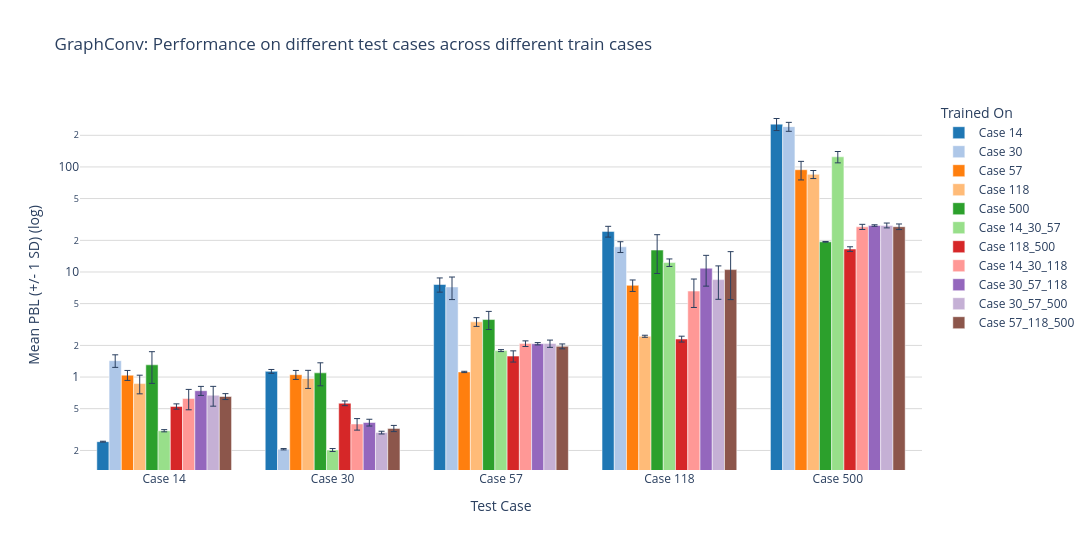

Source (notebook cell):
### Code cell
means = graphconv_means.T
stds = graphconv_stds.T

fig_graphconv = plot_grouped_bar_chart_interactive(means, stds, "GraphConv")

### Figure 1 — Plotly figure (JSON) as saved in the notebook; plotly's stock layout.template omitted (floating-point values rounded to 4 significant figures)
{"data": [{"customdata": [["Case 14", 0.002372], ["Case 14", 0.04813], ["Case 14", 1.174], ["Case 14", 2.865], ["Case 14", 33.59]], "error_y": {"array": [0.002372, 0.04813, 1.174, 2.865, 33.59], "thickness": 1.0, "type": "data", "visible": true, "width": 3}, "hovertemplate": "Trained on: %{customdata[0]}<br>Mean PBL: %{y:.4g}<br>Std Dev: %{customdata[1]:.4g}<extra></extra>", "marker": {"color": "rgba(31, 119, 180, 1.000)"}, "name": "Case 14", "type": "bar", "x": ["Case 14", "Case 30", "Case 57", "Case 118", "Case 500"], "y": [0.2426, 1.132, 7.602, 24.34, 255.5]}, {"customdata": [["Case 30", 0.196], ["Case 30", 0.00301], ["Case 30", 1.747], ["Case 30", 2.048], ["Case 30", 23.67]], "error_y": {"array": [0.196, 0.00301, 1.747, 2.048, 23.67], "thickness": 1.0, "type": "data", "visible": true, "width": 3}, "hovertemplate": "Trained on: %{customdata[0]}<br>Mean PBL: %{y:.4g}<br>Std Dev: %{customdata[1]:.4g}<extra></extra>", "marker": {"color": "rgba(174, 199, 232, 1.000)"}, "name": "Case 30", "type": "bar", "x": ["Case 14", "Case 30", "Case 57", "Case 118", "Case 500"], "y": [1.432, 0.2056, 7.208, 17.37, 242.0]}, {"customdata": [["Case 57", 0.1134], ["Case 57", 0.1031], ["Case 57", 0.01574], ["Case 57", 0.9337], ["Case 57", 18.9]], "error_y": {"array": [0.1134, 0.1031, 0.01574, 0.9337, 18.9], "thickness": 1.0, "type": "data", "visible": true, "width": 3}, "hovertemplate": "Trained on: %{customdata[0]}<br>Mean PBL: %{y:.4g}<br>Std Dev: %{customdata[1]:.4g}<extra></extra>", "marker": {"color": "rgba(255, 127, 14, 1.000)"}, "name": "Case 57", "type": "bar", "x": ["Case 14", "Case 30", "Case 57", "Case 118", "Case 500"], "y": [1.042, 1.053, 1.118, 7.461, 94.08]}, {"customdata": [["Case 118", 0.1747], ["Case 118", 0.1896], ["Case 118", 0.3201], ["Case 118", 0.05457], ["Case 118", 7.486]], "error_y": {"array": [0.1747, 0.1896, 0.3201, 0.05457, 7.486], "thickness": 1.0, "type": "data", "visible": true, "width": 3}, "hovertemplate": "Trained on: %{customdata[0]}<br>Mean PBL: %{y:.4g}<br>Std Dev: %{customdata[1]:.4g}<extra></extra>", "marker": {"color": "rgba(255, 187, 120, 1.000)"}, "name": "Case 118", "type": "bar", "x": ["Case 14", "Case 30", "Case 57", "Case 118", "Case 500"], "y": [0.8667, 0.9688, 3.354, 2.446, 85.0]}, {"customdata": [["Case 500", 0.437], ["Case 500", 0.2706], ["Case 500", 0.691], ["Case 500", 6.488], ["Case 500", 0.1462]], "error_y": {"array": [0.437, 0.2706, 0.691, 6.488, 0.1462], "thickness": 1.0, "type": "data", "visible": true, "width": 3}, "hovertemplate": "Trained on: %{customdata[0]}<br>Mean PBL: %{y:.4g}<br>Std Dev: %{customdata[1]:.4g}<extra></extra>", "marker": {"color": "rgba(44, 160, 44, 1.000)"}, "name": "Case 500", "type": "bar", "x": ["Case 14", "Case 30", "Case 57", "Case 118", "Case 500"], "y": [1.307, 1.096, 3.525, 16.16, 19.37]}, {"customdata": [["Case 14_30_57", 0.007424], ["Case 14_30_57", 0.006505], ["Case 14_30_57", 0.03875], ["Case 14_30_57", 1.011], ["Case 14_30_57", 15.44]], "error_y": {"array": [0.007424, 0.006505, 0.03875, 1.011, 15.44], "thickness": 1.0, "type": "data", "visible": true, "width": 3}, "hovertemplate": "Trained on: %{customdata[0]}<br>Mean PBL: %{y:.4g}<br>Std Dev: %{customdata[1]:.4g}<extra></extra>", "marker": {"color": "rgba(152, 223, 138, 1.000)"}, "name": "Case 14_30_57", "type": "bar", "x": ["Case 14", "Case 30", "Case 57", "Case 118", "Case 500"], "y": [0.3084, 0.2021, 1.786, 12.3, 124.8]}, {"customdata": [["Case 118_500", 0.03047], ["Case 118_500", 0.02945], ["Case 118_500", 0.1932], ["Case 118_500", 0.1476], ["Case 118_500", 0.8388]], "error_y": {"array": [0.03047, 0.02945, 0.1932, 0.1476, 0.8388], "thickness": 1.0, "type": "data", "visible": true, "width": 3}, "hovertemplate": "Trained on: %{customdata[0]}<br>Mean PBL: %{y:.4g}<br>Std Dev: %{customdata[1]:.4g}<extra></extra>", "marker": {"color": "rgba(214, 39, 40, 1.000)"}, "name": "Case 118_500", "type": "bar", "x": ["Case 14", "Case 30", "Case 57", "Case 118", "Case 500"], "y": [0.5251, 0.563, 1.582, 2.3, 16.54]}, {"customdata": [["Case 14_30_118", 0.1374], ["Case 14_30_118", 0.04495], ["Case 14_30_118", 0.1283], ["Case 14_30_118", 1.987], ["Case 14_30_118", 1.515]], "error_y": {"array": [0.1374, 0.04495, 0.1283, 1.987, 1.515], "thickness": 1.0, "type": "data", "visible": true, "width": 3}, "hovertemplate": "Trained on: %{customdata[0]}<br>Mean PBL: %{y:.4g}<br>Std Dev: %{customdata[1]:.4g}<extra></extra>", "marker": {"color": "rgba(255, 152, 150, 1.000)"}, "name": "Case 14_30_118", "type": "bar", "x": ["Case 14", "Case 30", "Case 57", "Case 118", "Case 500"], "y": [0.6252, 0.3574, 2.082, 6.582, 26.9]}, {"customdata": [["Case 30_57_118", 0.07317], ["Case 30_57_118", 0.02741], ["Case 30_57_118", 0.05324], ["Case 30_57_118", 3.533], ["Case 30_57_118", 0.4562]], "error_y": {"array": [0.07317, 0.02741, 0.05324, 3.533, 0.4562], "thickness": 1.0, "type": "data", "visible": true, "width": 3}, "hovertemplate": "Trained on: %{customdata[0]}<br>Mean PBL: %{y:.4g}<br>Std Dev: %{customdata[1]:.4g}<extra></extra>", "marker": {"color": "rgba(148, 103, 189, 1.000)"}, "name": "Case 30_57_118", "type": "bar", "x": ["Case 14", "Case 30", "Case 57", "Case 118", "Case 500"], "y": [0.7415, 0.3691, 2.075, 10.87, 27.69]}, {"customdata": [["Case 30_57_500", 0.1435], ["Case 30_57_500", 0.008894], ["Case 30_57_500", 0.1655], ["Case 30_57_500", 2.967], ["Case 30_57_500", 1.474]], "error_y": {"array": [0.1435, 0.008894, 0.1655, 2.967, 1.474], "thickness": 1.0, "type": "data", "visible": true, "width": 3}, "hovertemplate": "Trained on: %{customdata[0]}<br>Mean PBL: %{y:.4g}<br>Std Dev: %{customdata[1]:.4g}<extra></extra>", "marker": {"color": "rgba(197, 176, 213, 1.000)"}, "name": "Case 30_57_500", "type": "bar", "x": ["Case 14", "Case 30", "Case 57", "Case 118", "Case 500"], "y": [0.6715, 0.296, 2.082, 8.461, 27.77]}, {"customdata": [["Case 57_118_500", 0.04223], ["Case 57_118_500", 0.02199], ["Case 57_118_500", 0.1047], ["Case 57_118_500", 5.079], ["Case 57_118_500", 1.657]], "error_y": {"array": [0.04223, 0.02199, 0.1047, 5.079, 1.657], "thickness": 1.0, "type": "data", "visible": true, "width": 3}, "hovertemplate": "Trained on: %{customdata[0]}<br>Mean PBL: %{y:.4g}<br>Std Dev: %{customdata[1]:.4g}<extra></extra>", "marker": {"color": "rgba(140, 86, 75, 1.000)"}, "name": "Case 57_118_500", "type": "bar", "x": ["Case 14", "Case 30", "Case 57", "Case 118", "Case 500"], "y": [0.6528, 0.3244, 1.961, 10.54, 26.99]}], "layout": {"barmode": "group", "height": 550, "legend": {"title": {"text": "Trained On"}}, "title": {"text": "GraphConv: Performance on different test cases across different train cases"}, "width": 1400, "xaxis": {"title": {"text": "Test Case"}}, "yaxis": {"gridcolor": "rgba(0, 0, 0, 0.15)", "showgrid": true, "title": {"text": "Mean PBL (+/- 1 SD) (log)"}, "type": "log"}}}
